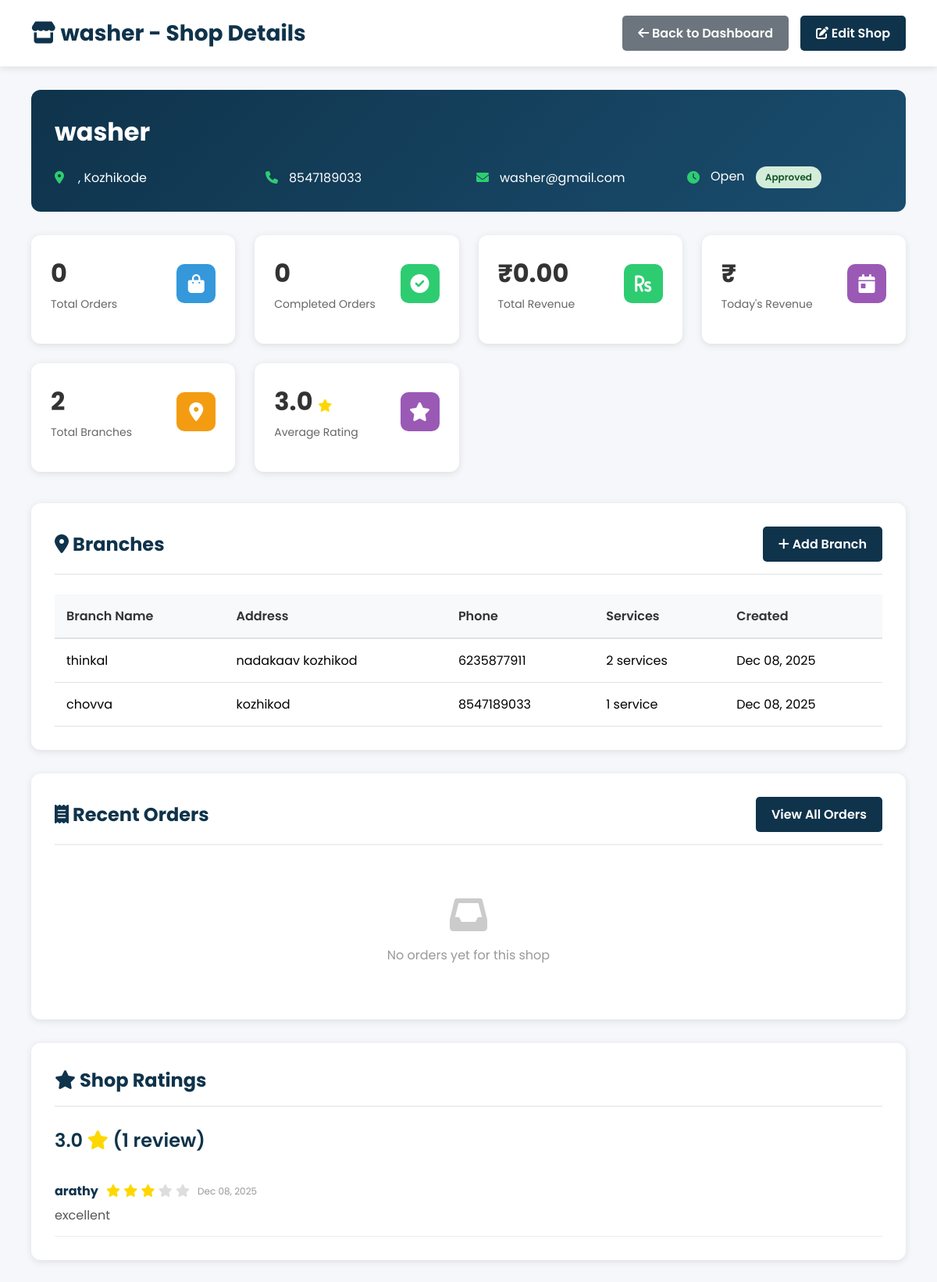
Before: /admin-panel/shop/3/ (signed in) with the older database file.
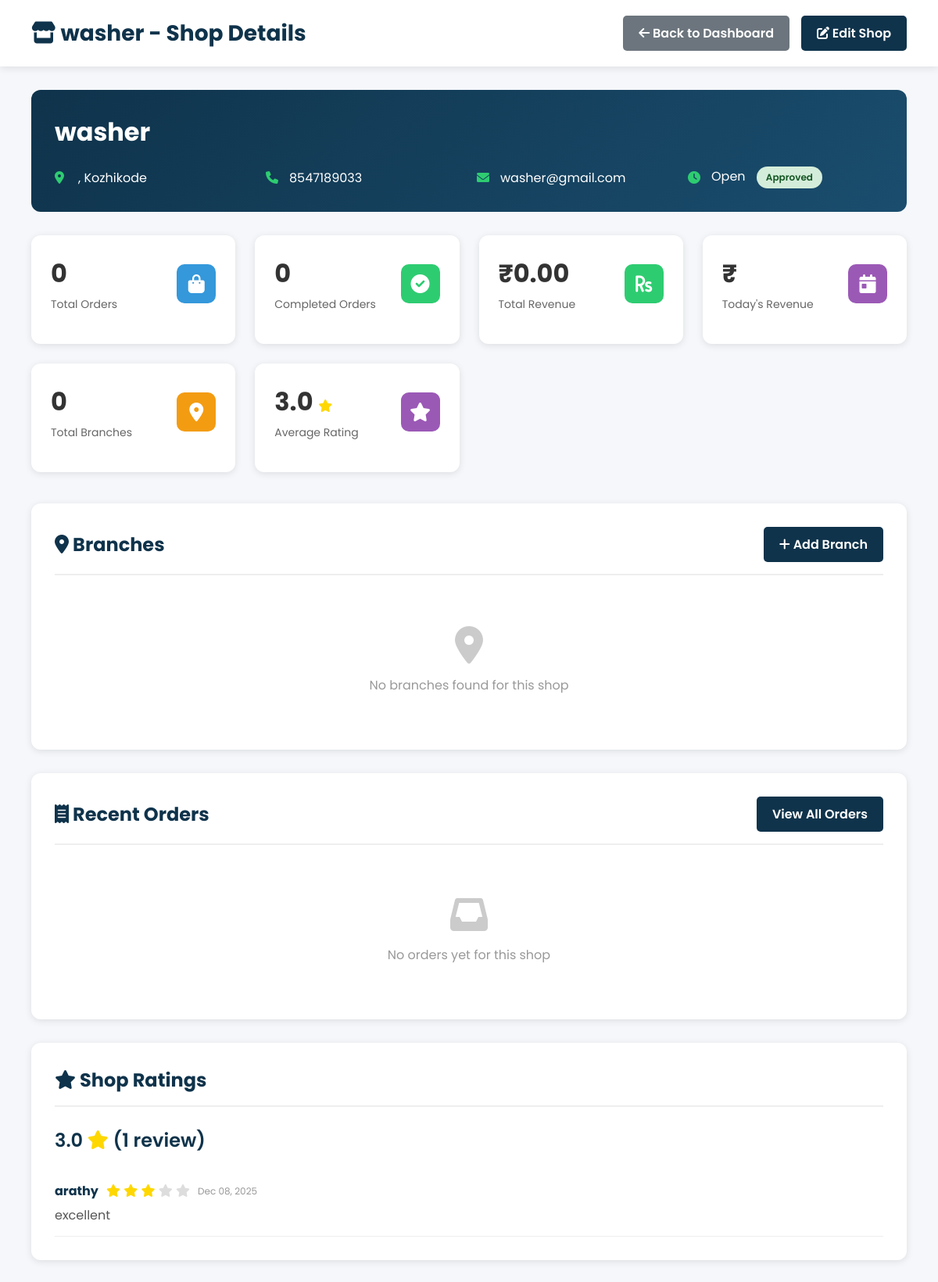
After: the same page with the newer database file.
### shop/models.py (models this page shows, shortened)
class Branch(models.Model):
    shop = models.ForeignKey(LaundryShop, on_delete=models.CASCADE, related_name='branches')
    name = models.CharField(max_length=100)
    address = models.TextField()
    phone = models.CharField(max_length=15, blank=True)
    created_at = models.DateTimeField(default=timezone.now)
    class Meta:
        unique_together = ('shop', 'name')

class ShopRating(models.Model):
    user = models.ForeignKey(User, on_delete=models.CASCADE)
    shop = models.ForeignKey(LaundryShop, on_delete=models.CASCADE)
    rating = models.IntegerField(choices=[(i, i) for i in range(1, 6)])
    comment = models.TextField(blank=True)
    created_at = models.DateTimeField(default=timezone.now)
    class Meta:
        unique_together = ('user', 'shop')

### shop/views.py (the view)
# urls.py: path("admin-panel/shop/<int:shop_id>/", views.admin_shop_detail, name="admin_shop_detail"),
@login_required
@user_passes_test(is_staff_user, login_url='login')
def admin_shop_detail(request, shop_id):
    shop = get_object_or_404(LaundryShop, id=shop_id)
    branches = Branch.objects.filter(shop=shop).prefetch_related('services')
    recent_orders = Order.objects.filter(shop=shop).select_related('user', 'branch').order_by('-created_at')[:10]
    total_orders = Order.objects.filter(shop=shop).count()
    completed_orders = Order.objects.filter(shop=shop, cloth_status='Completed').count()
    total_revenue = Order.objects.filter(shop=shop).aggregate(total=Sum('amount'))['total'] or 0
    shop_ratings = ShopRating.objects.filter(shop=shop).select_related('user')
    average_rating = shop_ratings.aggregate(avg=Avg('rating'))['avg'] or 0
    context = {
        'shop': shop,
        'branches': branches,
        'recent_orders': recent_orders,
        'total_orders': total_orders,
        'completed_orders': completed_orders,
        'total_revenue': total_revenue,
        'shop_ratings': shop_ratings,
        'average_rating': average_rating,
    }
    return render(request, 'admin_shop_detail.html', context)

### shop/views.py (called while the page is built)
def is_staff_user(user):
    return user.is_authenticated and (user.is_staff or user.is_superuser)

### shop/templates/admin_shop_detail.html (shortened to what the changed rows need)
{% load static %}
<!DOCTYPE html>
<html lang="en">
<head>
    <link rel="stylesheet" href="https://cdnjs.cloudflare.com/ajax/libs/font-awesome/6.0.0-beta3/css/all.min.css">
</head>
<body>
    <div class="admin-header">
        <h1><i class="fas fa-store"></i> {{ shop.name }} - Shop Details</h1>
    </div>
    <div class="admin-container">
        <div class="shop-info">
            <h1>{{ shop.name }}</h1>
        </div>
        <div class="stats-grid">
            <div class="stat-card">
                <div class="stat-card-header">
                    <div>
                        <div class="stat-card-value">{{ branches|length }}</div>
                        <div class="stat-card-label">Total Branches</div>
                    </div>
                </div>
            </div>
        </div>
        <div class="dashboard-section">
            <div class="section-header">
                <h2><i class="fas fa-map-marker-alt"></i> Branches</h2>
            </div>
            {% if branches %}
                <table class="data-table">
                    <thead>
                        <tr>
                            <th>Branch Name</th>
                            <th>Address</th>
                            <th>Phone</th>
                            <th>Services</th>
                            <th>Created</th>
                        </tr>
                    </thead>
                    <tbody>
                        {% for branch in branches %}
                        <tr>
                            <td>{{ branch.name }}</td>
                            <td>{{ branch.address|truncatechars:40 }}</td>
                            <td>{{ branch.phone|default:"N/A" }}</td>
                            <td>
                                {% if branch.services.all %}
                                    {{ branch.services.count }} service{{ branch.services.count|pluralize }}
                                {% else %}
                                    <span class="status-badge status-pending">No Services</span>
                                {% endif %}
                            </td>
                            <td>{{ branch.created_at|date:"M d, Y" }}</td>
                        </tr>
                        {% endfor %}
                    </tbody>
                </table>
            {% else %}
                <div class="empty-state">
                    <i class="fas fa-map-marker-alt"></i>
                    <p>No branches found for this shop</p>
                </div>
            {% endif %}
        </div>
        <div class="dashboard-section">
            <div class="section-header">
                <h2><i class="fas fa-receipt"></i> Recent Orders</h2>
            </div>
        </div>
        <div class="dashboard-section">
            <div class="section-header">
                <h2><i class="fas fa-star"></i> Shop Ratings</h2>
            </div>
            {% if shop_ratings %}
                <div style="max-height: 400px; overflow-y: auto;">
                    {% for rating in shop_ratings %}
                        <div style="border-bottom: 1px solid #eee; padding: 15px 0; display: flex; justify-content: space-between; align-items: flex-start;">
                            <div style="flex: 1;">
                                <div style="display: flex; align-items: center; gap: 10px; margin-bottom: 8px;">
                                    <strong style="color: var(--primary-color);">{{ rating.user.username }}</strong>
                                    <div>
                                        {% for i in "12345"|make_list %}
                                            <i class="fas fa-star" style="color: {% if forloop.counter <= rating.rating %}#ffd700{% else %}#ddd{% endif %}"></i>
                                        {% endfor %}
                                    </div>
                                    <span style="color: #999; font-size: 12px;">{{ rating.created_at|date:"M d, Y" }}</span>
                                </div>
                                {% if rating.comment %}
                                    <p style="color: #555; margin: 0; line-height: 1.4;">{{ rating.comment }}</p>
                                {% endif %}
                            </div>
                        </div>
                    {% endfor %}
                </div>
            {% else %}
                <div class="empty-state">
                    <i class="fas fa-star-half-alt"></i>
                    <p>No customer ratings yet for this shop</p>
                </div>
            {% endif %}
        </div>
    </div>
</body>
</html>

Changed rows visible on the page:
removed Branch: name "thinkal", address "nadakaav kozhikod", phone "6235877911", services.count "2", created_at "Dec 08, 2025"
removed Branch: name "chovva", address "kozhikod", phone "8547189033", services.count "1", created_at "Dec 08, 2025"
Other visible differences:
{{ branches|length }}: "2" → "0"
text no longer shown: "Branch Name Address Phone Services Created"
text now shown: "No branches found for this shop"
